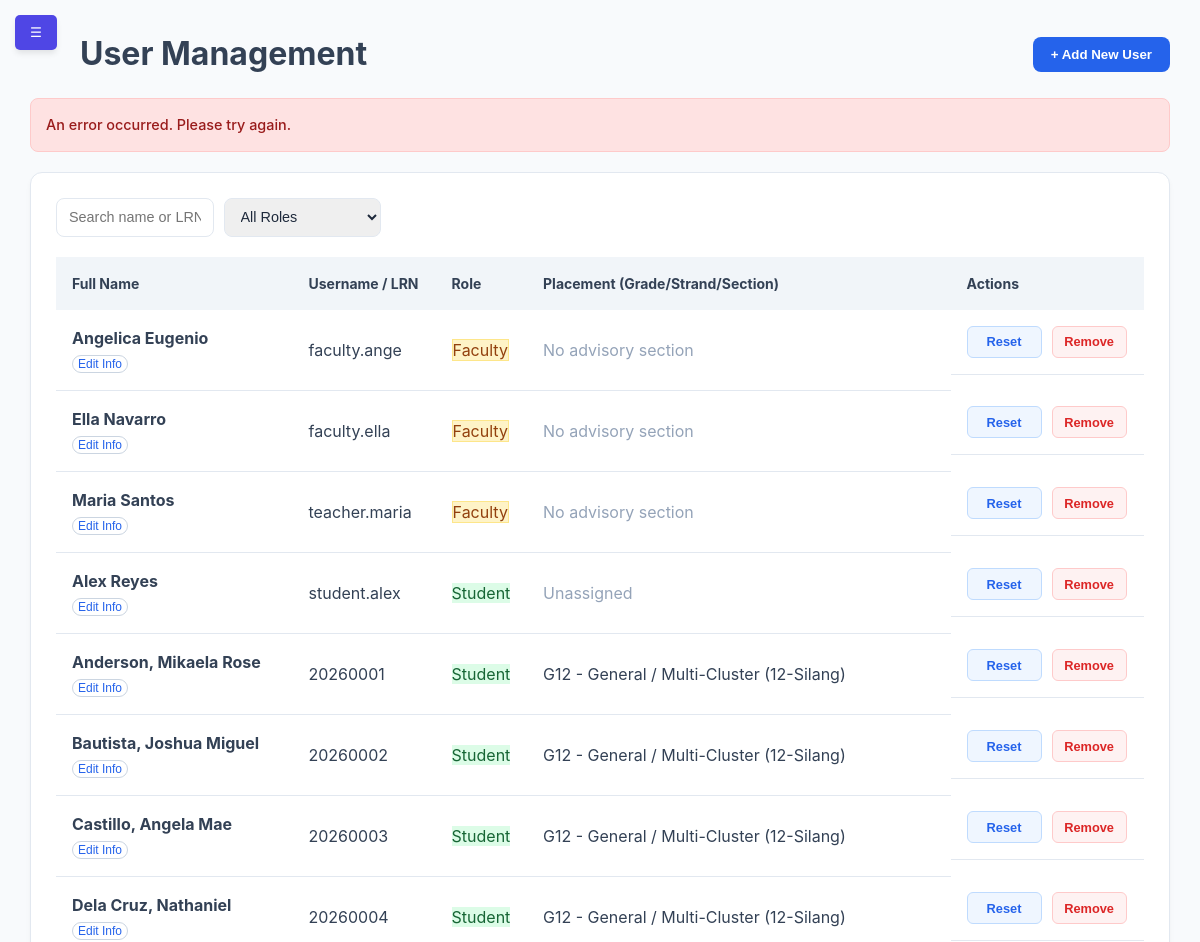
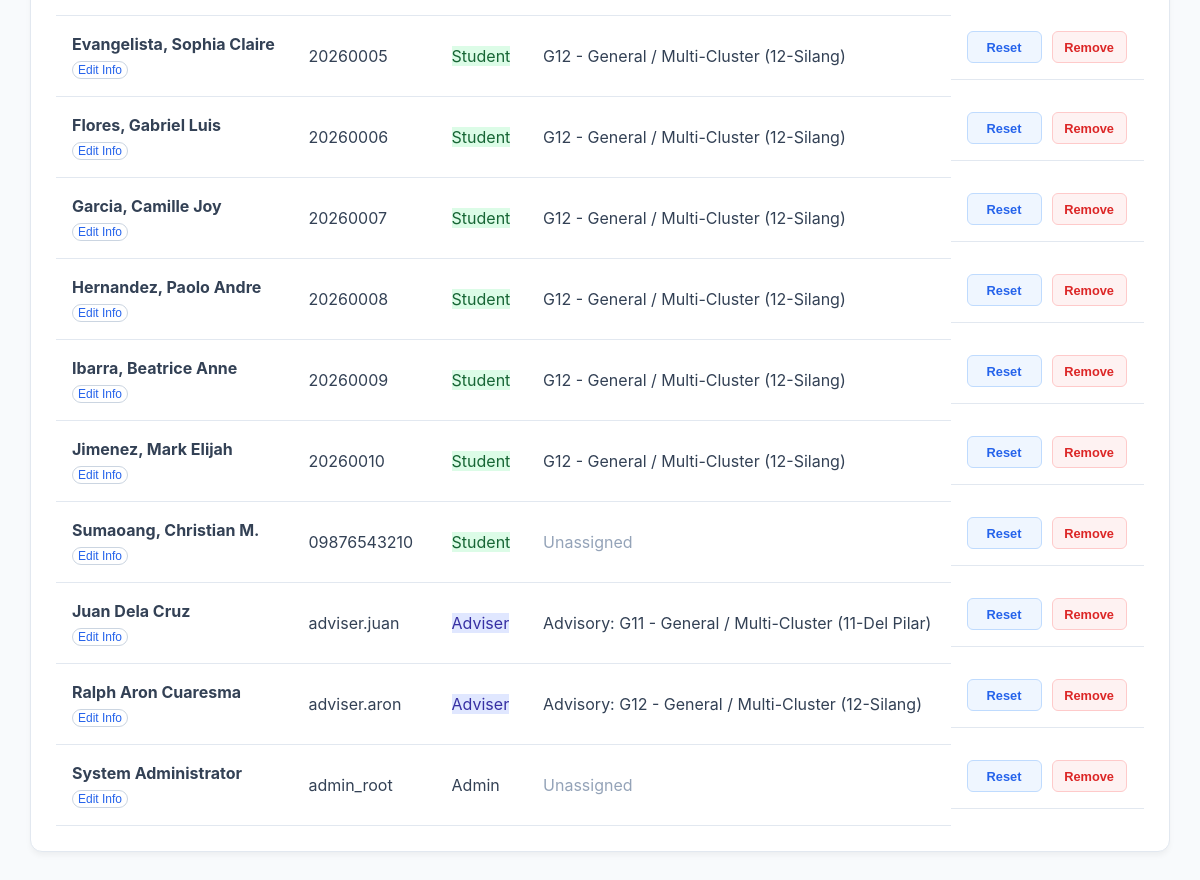
The page /modules/admin/manage_users.php?msg=error (signed in) on the database its author committed (2 pictures, top to bottom).
### tables this page shows
CREATE TABLE `users` (
  `id` int(11) NOT NULL,
  `lrn` varchar(12) DEFAULT NULL,
  `username` varchar(50) NOT NULL,
  `password` varchar(255) NOT NULL,
  `full_name` varchar(100) NOT NULL,
  `profile_image` varchar(255) DEFAULT NULL,
  `email` varchar(100) DEFAULT NULL,
  `role` enum('super_admin','admin','adviser','student','faculty','alumni') NOT NULL,
  `section_id` int(11) DEFAULT NULL,
  `reset_requested` tinyint(1) DEFAULT 0,
  `require_reset` tinyint(1) DEFAULT 0
);

CREATE TABLE `sections` (
  `id` int(11) NOT NULL,
  `section_name` varchar(50) NOT NULL,
  `strand_id` int(11) DEFAULT NULL,
  `grade_level` int(11) NOT NULL,
  `adviser_id` int(11) DEFAULT NULL,
  `academic_year` varchar(20) NOT NULL DEFAULT '2026-2027',
  `curriculum_version` enum('Legacy','Strengthened') NOT NULL DEFAULT 'Strengthened'
);

### modules/admin/manage_users.php (the view, shortened to what this page needs)
<?php
$conn = getDBConnection();
$where_clause = "WHERE u.role <> 'super_admin'";
$query = "SELECT
              u.*,
              s.section_name,
              s.grade_level,
              COALESCE(st.strand_name, 'General / Multi-Cluster') AS strand_name,
              advisory_section.id AS advisory_section_id,
              advisory_section.section_name AS advisory_section_name,
              advisory_section.grade_level AS advisory_grade_level,
              COALESCE(advisory_strand.strand_name, 'General / Multi-Cluster') AS advisory_strand_name
          FROM users u
          LEFT JOIN sections s ON u.section_id = s.id
          LEFT JOIN strands st ON s.strand_id = st.id
          LEFT JOIN sections advisory_section
              ON advisory_section.id = (
                  SELECT assigned_section.id
                  FROM sections assigned_section
                  WHERE assigned_section.adviser_id = u.id
                  ORDER BY assigned_section.academic_year DESC, assigned_section.id DESC
                  LIMIT 1
              )
          LEFT JOIN strands advisory_strand ON advisory_section.strand_id = advisory_strand.id
          $where_clause
          ORDER BY u.reset_requested DESC, u.role DESC, u.full_name ASC";
$users_list = $conn->query($query)->fetchAll();
?>
<!DOCTYPE html>
<html lang="en">
<head>
    <link rel="stylesheet" href="../../assets/css/dashboard.css">
</head>
<body>
    <button class="mobile-toggle" id="mobileBurger" onclick="toggleSidebar()">☰</button>
    <div class="dashboard-wrapper">
        <main class="content">
            <header class="content-header" style="display: flex; justify-content: space-between; align-items: center; margin-bottom: 20px;">
                <h1>User Management</h1>
                <button class="btn-add-user" onclick="openModal('addUserModal')">+ Add New User</button>
            </header>
            <?php if(isset($_GET['msg'])): ?>
                <div class="alert alert-<?php echo (strpos($_GET['msg'], 'success') !== false) ? 'success' : 'error'; ?>">
                    <?php
                        if($_GET['msg'] == 'success') echo "Action completed successfully!";
                        else if($_GET['msg'] == 'error_age') echo "Error: User must be at least 16 years old.";
                        else if($_GET['msg'] == 'error_self_delete') echo "Error: You cannot delete your own account.";
                        else echo "An error occurred. Please try again.";
                    ?>
                </div>
            <?php endif; ?>
            <div class="table-container">
                <div class="table-header" style="display: flex; justify-content: space-between; align-items: center; margin-bottom: 20px;">
                    <div class="header-tools" style="display: flex; gap: 10px;">
                        <input type="text" id="userSearch" placeholder="Search name or LRN..." onkeyup="filterTable()">
                        <select id="roleFilter" onchange="filterTable()">
                            <option value="">All Roles</option>
                        </select>
                    </div>
                </div>
                <table>
                    <thead>
                        <tr>
                            <th>Full Name</th>
                            <th>Username / LRN</th>
                            <th>Role</th>
                            <th>Placement (Grade/Strand/Section)</th>
                            <th>Actions</th>
                        </tr>
                    </thead>
                    <tbody id="userTableBody">
                        <?php foreach ($users_list as $row): ?>
                        <tr class="<?php echo ($row['reset_requested'] == 1) ? 'row-needs-reset' : ''; ?>">
                            <td>
                                <strong><?php echo htmlspecialchars($row['full_name']); ?></strong>
                                <br>
                                <button type="button" class="btn-view-profile" onclick="viewProfile(<?php echo $row['id']; ?>)" style="font-size: 0.75rem; padding: 2px 5px; cursor: pointer; margin-top: 4px;">Edit Info</button>
                            </td>
                            <td><?php echo htmlspecialchars($row['username']); ?></td>
                            <td><span class="role-badge <?php echo strtolower($row['role']); ?>"><?php echo ucfirst($row['role']); ?></span></td>
                            <td>
                                <?php if (in_array(strtolower($row['role']), ['adviser', 'faculty'], true)): ?>
                                    <?php if ($row['advisory_section_id']): ?>
                                        Advisory: G<?php echo htmlspecialchars($row['advisory_grade_level']); ?> - <?php echo htmlspecialchars($row['advisory_strand_name']); ?> (<?php echo htmlspecialchars($row['advisory_section_name']); ?>)
                                    <?php else: ?>
                                        <span style="color: #94a3b8;">No advisory section</span>
                                    <?php endif; ?>
                                <?php elseif($row['section_name']): ?>
                                    G<?php echo htmlspecialchars($row['grade_level']); ?> - <?php echo htmlspecialchars($row['strand_name']); ?> (<?php echo htmlspecialchars($row['section_name']); ?>)
                                <?php else: ?>
                                    <span style="color: #94a3b8;">Unassigned</span>
                                <?php endif; ?>
                            </td>
                            <td>
                                <button class="btn-edit" onclick="resetPassword(<?php echo $row['id']; ?>)">Reset</button>
                                <button class="btn-delete" onclick="deleteUser(<?php echo $row['id']; ?>)">Remove</button>
                            </td>
                        </tr>
                        <?php endforeach; ?>
                    </tbody>
                </table>
            </div>
        </main>
    </div>
</body>
</html>

### assets/css/dashboard.css (style rules this page uses)
:root { --primary-color: #4f46e5; --secondary-color: #6366f1; --success-color: #22c55e; --danger-color: #ef4444; --warning-color: #f59e0b; --bg-gray: #f8fafc; --sidebar-dark: #1e293b; --text-main: #334155; --white: #ffffff; --shadow: 0 4px 6px -1px rgb(0 0 0 / 0.1); }
* { margin: 0; padding: 0; box-sizing: border-box; }
body { font-family: 'Inter', system-ui, -apple-system, sans-serif; background-color: var(--bg-gray); color: var(--text-main); line-height: 1.5; }
.dashboard-wrapper { display: flex; min-height: 100vh; }
.content { flex: 1; margin-left: 0; padding: 2rem; width: 100%; transition: all 0.3s ease; }
.table-container { background: var(--white); border-radius: 1rem; padding: 1.5rem; box-shadow: var(--shadow); }
.table-header { display: flex; justify-content: space-between; align-items: center; margin-bottom: 1.5rem; }
table { width: 100%; border-collapse: collapse; }
th { text-align: left; padding: 1rem; background: #f1f5f9; font-size: 0.875rem; }
td { padding: 1rem; border-bottom: 1px solid #e2e8f0; }
thead th { user-select: none; }
.role-badge.faculty { background-color: #fef3c7; color: #92400e; border: 1px solid #fde68a; }
.role-badge.adviser { background-color: #e0e7ff; color: #3730a3; }
.role-badge.student { background-color: #dcfce7; color: #166534; }
.btn-edit, .btn-delete { width: 75px; height: 32px; display: inline-flex; align-items: center; justify-content: center; font-size: 0.8rem; font-weight: 600; border-radius: 6px; cursor: pointer; transition: all 0.2s ease; text-decoration: none; }
.btn-edit { background-color: #eff6ff; color: #2563eb; border: 1px solid #bfdbfe; }
.btn-delete { background-color: #fef2f2; color: #dc2626; border: 1px solid #fecaca; }
.btn-view-profile { background: transparent; border: 1px solid #cbd5e1; padding: 4px 10px; border-radius: 9999px; color: #2563eb; font-size: 0.85rem; cursor: pointer; line-height: 1; }
input, select, textarea { width: 100%; padding: 0.6rem 0.75rem; border: 1px solid #e2e8f0; border-radius: 0.5rem; font-size: 0.9rem; color: #1e293b; transition: border-color 0.2s; }
.mobile-toggle { display: block !important; position: fixed; top: 15px; left: 15px; z-index: 1100; background: var(--primary-color); color: white; border: none; padding: 10px 15px; border-radius: 5px; cursor: pointer; box-shadow: var(--shadow); }
.content-header { margin-left: 50px; }
.alert { padding: 15px; margin-bottom: 20px; border-radius: 8px; font-size: 0.9rem; font-weight: 500; }
.alert-error { background-color: #fee2e2; color: #dc2626; border: 1px solid #fecaca; }
td:last-child { display: flex; gap: 10px; justify-content: flex-start; align-items: center; white-space: nowrap; }
.table-container { overflow-x: auto; }
table { min-width: 600px; }

### modules/admin/manage_users.php (style rules this page uses)
body { margin: 0; padding: 0; overflow: hidden; }
.dashboard-wrapper { display: flex; height: 100vh; width: 100%; overflow: hidden; position: relative; }
main.content { flex-grow: 1; margin-left: 260px; padding: 30px; width: 100%; max-width: 100%; height: 100vh; box-sizing: border-box; display: flex; flex-direction: column; transition: margin-left 0.3s cubic-bezier(0.4, 0, 0.2, 1); overflow: hidden; }
.table-container { flex: 1; min-height: 0; overflow-y: auto; overflow-x: auto; background: white; padding: 25px; border-radius: 12px; border: 1px solid #e2e8f0; box-shadow: 0 4px 6px -1px rgba(0, 0, 0, 0.05); }
.btn-add-user { background: #2563eb; color: white; border: none; padding: 10px 18px; border-radius: 8px; cursor: pointer; font-weight: 600; }
.alert { padding: 15px; margin-bottom: 20px; border-radius: 8px; border: 1px solid transparent; }
.alert-error { background: #fee2e2; color: #991b1b; border-color: #fecaca; }
.mobile-toggle { display: none; transition: opacity 0.2s ease, visibility 0.2s ease; z-index: 999; }
#sidebar:not(.active) ~ main.content { margin-left: 0; width: 100%; }

### rows shown on the page
users: full_name "Angelica Eugenio", username "faculty.ange", role "Faculty", shows "No advisory section"
users: full_name "Ella Navarro", username "faculty.ella", role "Faculty", shows "No advisory section"
users: full_name "Maria Santos", username "teacher.maria", role "Faculty", shows "No advisory section"
users: full_name "Alex Reyes", username "student.alex", role "Student", shows "Unassigned"
users: full_name "Anderson, Mikaela Rose", username "20260001", role "Student", section.grade_level "12", strand_name "General / Multi-Cluster", section.section_name "12-Silang"
users: full_name "Bautista, Joshua Miguel", username "20260002", role "Student", section.grade_level "12", strand_name "General / Multi-Cluster", section.section_name "12-Silang"
users: full_name "Castillo, Angela Mae", username "20260003", role "Student", section.grade_level "12", strand_name "General / Multi-Cluster", section.section_name "12-Silang"
users: full_name "Dela Cruz, Nathaniel", username "20260004", role "Student", section.grade_level "12", strand_name "General / Multi-Cluster", section.section_name "12-Silang"
users: full_name "Evangelista, Sophia Claire", username "20260005", role "Student", section.grade_level "12", strand_name "General / Multi-Cluster", section.section_name "12-Silang"
users: full_name "Flores, Gabriel Luis", username "20260006", role "Student", section.grade_level "12", strand_name "General / Multi-Cluster", section.section_name "12-Silang"
users: full_name "Garcia, Camille Joy", username "20260007", role "Student", section.grade_level "12", strand_name "General / Multi-Cluster", section.section_name "12-Silang"
users: full_name "Hernandez, Paolo Andre", username "20260008", role "Student", section.grade_level "12", strand_name "General / Multi-Cluster", section.section_name "12-Silang"
users: full_name "Ibarra, Beatrice Anne", username "20260009", role "Student", section.grade_level "12", strand_name "General / Multi-Cluster", section.section_name "12-Silang"
users: full_name "Jimenez, Mark Elijah", username "20260010", role "Student", section.grade_level "12", strand_name "General / Multi-Cluster", section.section_name "12-Silang"
users: full_name "Sumaoang, Christian M.", username "09876543210", role "Student", shows "Unassigned"
users: full_name "Juan Dela Cruz", username "adviser.juan", role "Adviser", sections.grade_level "11", advisory_strand_name "General / Multi-Cluster", sections.section_name "11-Del Pilar"
users: full_name "Ralph Aron Cuaresma", username "adviser.aron", role "Adviser", sections.grade_level "12", advisory_strand_name "General / Multi-Cluster", sections.section_name "12-Silang"
users: full_name "System Administrator", username "admin_root", role "Admin", shows "Unassigned"
